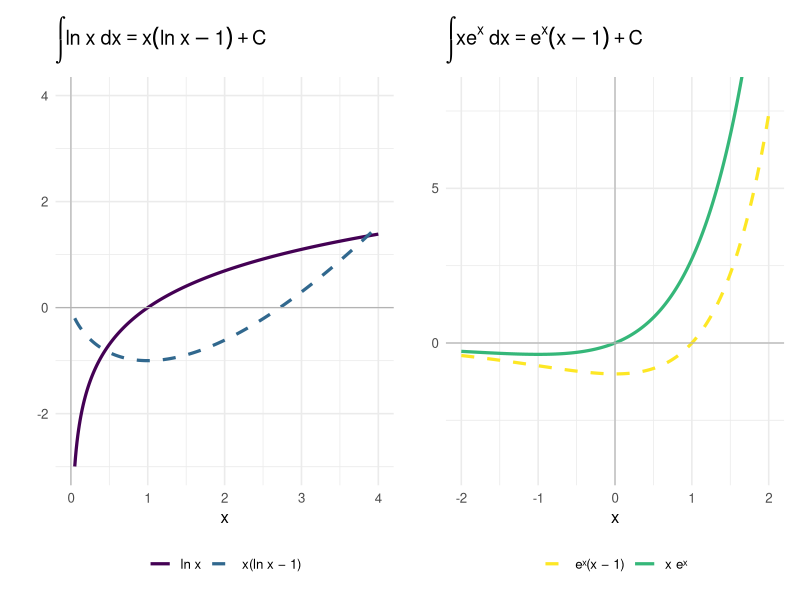

R code for this plot:
## ---- chunk 1
#| label: fig-ibp-exemplos
#| fig-cap: "Integração por partes: integrando e primitiva para dois exemplos. À esquerda: $\\int \\ln x\\,dx = x(\\ln x-1)+C$ — o integrando $\\ln x$ e a primitiva $x(\\ln x-1)$. À direita: $\\int xe^x\\,dx = e^x(x-1)+C$ — o integrando $xe^x$ e a primitiva $e^x(x-1)$."
#| fig-align: center
#| fig-width: 11
#| fig-height: 4

library(ggplot2)
library(patchwork)

base_t <- theme_minimal(base_size = 12)

# Exemplo 1: ln x e sua primitiva x(ln x - 1)
x1 <- seq(0.05, 4, length.out = 400)
df1 <- data.frame(
  x   = x1,
  f   = log(x1),
  F   = x1 * (log(x1) - 1)
)

p1 <- ggplot(df1, aes(x)) +
  geom_line(aes(y = f, color = "ln x"),           linewidth = 1.1) +
  geom_line(aes(y = F, color = "x(ln x − 1)"),   linewidth = 1.1, linetype = "dashed") +
  geom_hline(yintercept = 0, color = "gray70", linewidth = 0.4) +
  geom_vline(xintercept = 0, color = "gray70", linewidth = 0.4) +
  coord_cartesian(ylim = c(-3, 4)) +
  scale_color_manual(values = c("ln x" = "#440154", "x(ln x − 1)" = "#31688e")) +
  labs(title = expression(integral(ln~x~dx) == x*(ln~x-1)+C),
       x = "x", y = "", color = NULL) +
  base_t + theme(legend.position = "bottom")

# Exemplo 5: xe^x e sua primitiva e^x(x-1)
x2 <- seq(-2, 2, length.out = 400)
df2 <- data.frame(
  x = x2,
  f = x2 * exp(x2),
  F = exp(x2) * (x2 - 1)
)

p2 <- ggplot(df2, aes(x)) +
  geom_line(aes(y = f, color = "x eˣ"),         linewidth = 1.1) +
  geom_line(aes(y = F, color = "eˣ(x − 1)"),   linewidth = 1.1, linetype = "dashed") +
  geom_hline(yintercept = 0, color = "gray70", linewidth = 0.4) +
  geom_vline(xintercept = 0, color = "gray70", linewidth = 0.4) +
  coord_cartesian(ylim = c(-4, 8)) +
  scale_color_manual(values = c("x eˣ" = "#35b779", "eˣ(x − 1)" = "#FDE725")) +
  labs(title = expression(integral(x*e^x~dx) == e^x*(x-1)+C),
       x = "x", y = "", color = NULL) +
  base_t + theme(legend.position = "bottom")

p1 + p2
